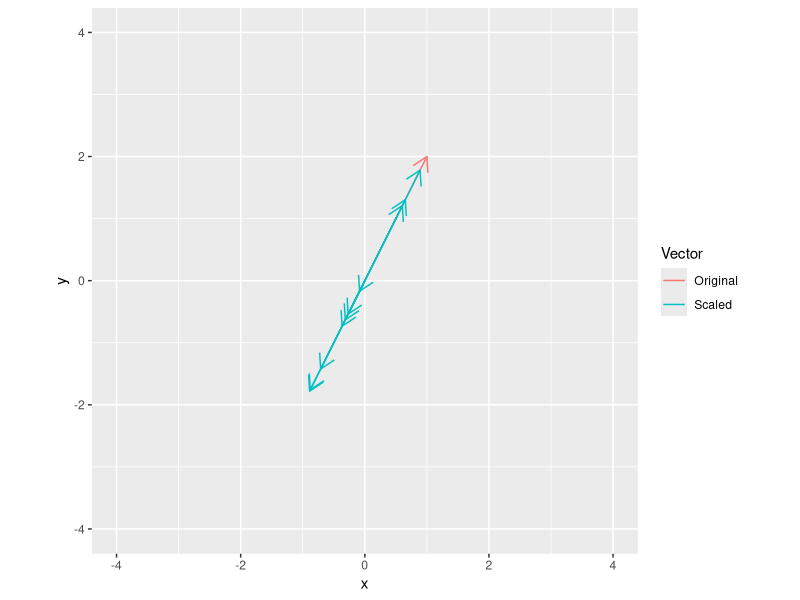
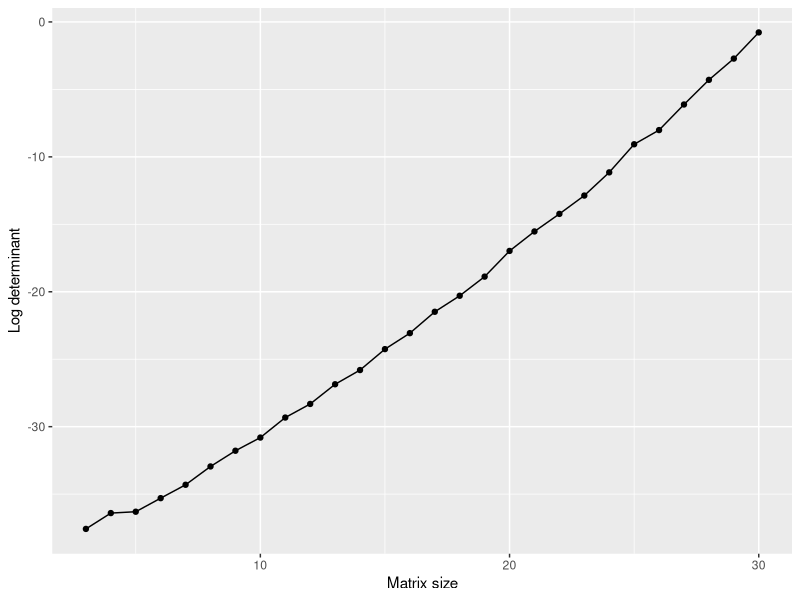

R code for these plots, in order:
## ---- chunk 1
library(ggplot2)
v <- c(1, 2)
s <- rnorm(10)

all_vectors <- data.frame(xend = c(v[1], v[1] * s),
                          yend = c(v[2], v[2] * s),
                          Vector = c("Original", rep("Scaled", length(s))),
                          x = 0,
                          y = 0)

ggplot(data=all_vectors, aes(x=x, y=y, xend=xend, yend=yend, color=Vector)) + 
  geom_segment(arrow= arrow(length = unit(0.03, "npc"))) +
  xlim(-4, 4) +
  ylim(-4, 4) + 
  coord_equal()
## ---- chunk 2
v1 <- c(1, 2, 3, 4, 5)
v2 <- c(2, 3, 4, 5, 6)
v3 <- c(3, 4, 5, 6, 7)
w <- c(-1, 3, 2)
result <- v1 * w[1] + v2 * w[2] + v3* w[3]
## ---- chunk 3
v <- c(7, 4, -5, 8, 3)
o <- rep(1, length(v))
ave <- pracma::dot(v, o) / length(v)
## ---- chunk 4
v <- c(7, 4, -5, 8, 3)
w <- runif(length(v))
wAve <- pracma::dot(v, w / sum(w))
## ---- chunk 5
A <- matrix(runif(n=4*2), nrow=4, ncol=2)
B <- matrix(runif(n=4*2), nrow=4, ncol=2)
C <- matrix(NA, nrow=2, ncol=2)
for(coli in 1:2){
  for(colj in 1:2){
    C[coli, colj] <- pracma::dot(A[, coli], B[, colj])
  }
}
## ---- chunk 6
A <- matrix(runif(n=4*4), nrow=4, ncol=4)
Al <- pracma::tril(A)
S <- Al + t(Al)
## ---- chunk 7
D <- matrix(0, nrow=4, ncol=8)
for(d in 1:min(dim(D))){
  D[d, d] <- d
}
## ---- chunk 8
A <- matrix(runif(n=2*4), nrow=2, ncol=4)
B <- matrix(runif(n=4*3), nrow=4, ncol=3)
C1 <- matrix(0, nrow=2, ncol=3)
for(i in 1:4){
  C1 <- C1 + outer(A[, i], B[i, ])
}
C1 - A %*% B
## ---- chunk 9
D <- diag(1:4)
A <- matrix(runif(n=4*4), nrow=4, ncol=4)
C1 <- D * A
C2 <- D %*% A
print(diag(C1))
print(diag(C2))
## ---- chunk 10
A <- diag(runif(3))
C1 <- (t(A) + A) / 2
C2 <- t(A) %*% A
C1 - sqrt(C2)
## ---- chunk 11
m <- 5
A <- matrix(runif(n=m*m), nrow=m, ncol=m)
v <- runif(n=m)
LHS <- norm(A %*% v, type = "F")
RHS <- norm(A, type = "F") * norm(matrix(v), type="F")
RHS - LHS # should always be positive
## ---- chunk 12
A <- matrix(runif(n=9*2), nrow=9, ncol=2)
B <- matrix(runif(n=2*16), nrow=2, ncol=16)
C <- A %*% B
## ---- chunk 13
Z <- matrix(0, nrow=5, ncol=5)
N <- matrix(runif(5 * 5), nrow=5, ncol=5)
ZN <-  Z + N * .Machine$double.eps * 1e-307
print(pracma::Rank(Z))
print(pracma::Rank(ZN))
print(norm(ZN, type = "F"))
## ---- chunk 14
A <- matrix(runif(n=4*3), nrow=4, ncol=3) %*% matrix(runif(n=3*4), nrow=3, ncol=4)
B <- matrix(runif(n=4*3), nrow=4, ncol=3) %*% matrix(runif(n=3*4), nrow=3, ncol=4)
n <- pracma::nullspace(A)
print(B %*% A %*% n) # zeros vector
print(A %*% B %*% n) # not zeros vector
## ---- chunk 15
A <- matrix(runif(n=16*9), nrow=16, ncol=9) %*% matrix(runif(n=9*11), nrow=9, ncol=11)
rn <- pracma::nullspace(A)
ln <- pracma::nullspace(t(A))
r <- pracma::Rank(A)
print(ncol(rn) + r)
print(ncol(ln) + r)
## ---- chunk 16
U <- 0.5 * matrix(c(1+1i, 1-1i, 1-1i, 1+1i), nrow=2, ncol=2)
print(U %*% Conj(t(U))) # Hermitian
print(U %*% t(U)) # not Hermitian
## ---- chunk 17
r <- matrix(runif(n=3*3), nrow=3, ncol=3)
im <- matrix(runif(n=3*3), nrow=3, ncol=3)
A <- r + im * 1i
A1 <- A + Conj(t(A))
A2 <- A %*% Conj(t(A))
isSymmetric(A1)
isSymmetric(A2)
## ---- chunk 18
A <- matrix(c(2, 0, -3, 3, 1, 4, 1, 0, -1), nrow=3, byrow=TRUE)
x <- matrix(c(2, 3, 4), ncol=1)
b <- A %*% x
## ---- chunk 19
A <- matrix(runif(n=3*6), nrow=3, ncol=6)
pracma::rref(A)
## ---- chunk 20
A <- matrix(sample(0:10, size=4*4, replace=TRUE), nrow=4, ncol=4)
b <- sample(-10:-1, size=1)
print(det(b * A))
print(b^nrow(A) * det(A))
## ---- chunk 21
library(ggplot2)

ns <- 3:30
iters <- 100
dets <- matrix(0, nrow=length(ns), ncol = iters)

for(ni in 1:length(ns)){
  for(it in 1:iters){
    A <- matrix(rnorm(n=ns[ni]^2), nrow=ns[ni], ncol=ns[ni]) # step 1
    A[, 1] <- A[, 2]  # step 2  
    dets[ni, it] <- abs(det(A)) # step 3
  }
}

dets_summary <- 
  data.frame(MatrixSize = ns,
             LogDeterminant = log(apply(dets, MARGIN = 1, mean)))

ggplot(data=dets_summary, aes(x=MatrixSize, y=LogDeterminant)) + 
  geom_line() + 
  geom_point() + 
  xlab("Matrix size") + 
  ylab("Log determinant")
## ---- chunk 22
# create matrix
m <- 4
A <- matrix(rnorm(m^2), nrow=m, ncol=m)
M <- matrix(0, nrow=m, ncol=m)
G <- matrix(0, nrow=m, ncol=m)

# compute minors matrix
for(i in 1:m){
  for(j in 1:m){
    
    ## select rows and cols
    # implementation matching the original
    rows <- rep(TRUE, m)
    rows[i] <- FALSE
    cols <- rep(TRUE, m)
    cols[j] <- FALSE
    M[i, j] <- det(A[rows, cols])
    
    # a simpler R-version using negative (excluding) indexing
    M[i, j] <- det(A[-i, -j])
    
    # compute G
    G[i, j] <- (-1)^(i + j)
  }
}

# compute C
C <- M * G

# compute A
Ainv <- t(C) / det(A)
AinvI <- solve(A)
round(AinvI - Ainv, 4)
## ---- chunk 23
# square matrix
A <- matrix(rnorm(5^2), nrow=5, ncol=5)
Ai <- solve(A)
Api <- pracma::pinv(A)
print(round(Ai - Api))

# tall matrix
TM <- matrix(rnorm(5*3), nrow=5, ncol=3)
TMl <- solve(t(TM) %*% TM) %*% t(TM)
TMpi <- pracma::pinv(TM)
print(round(TMl - TMpi))
